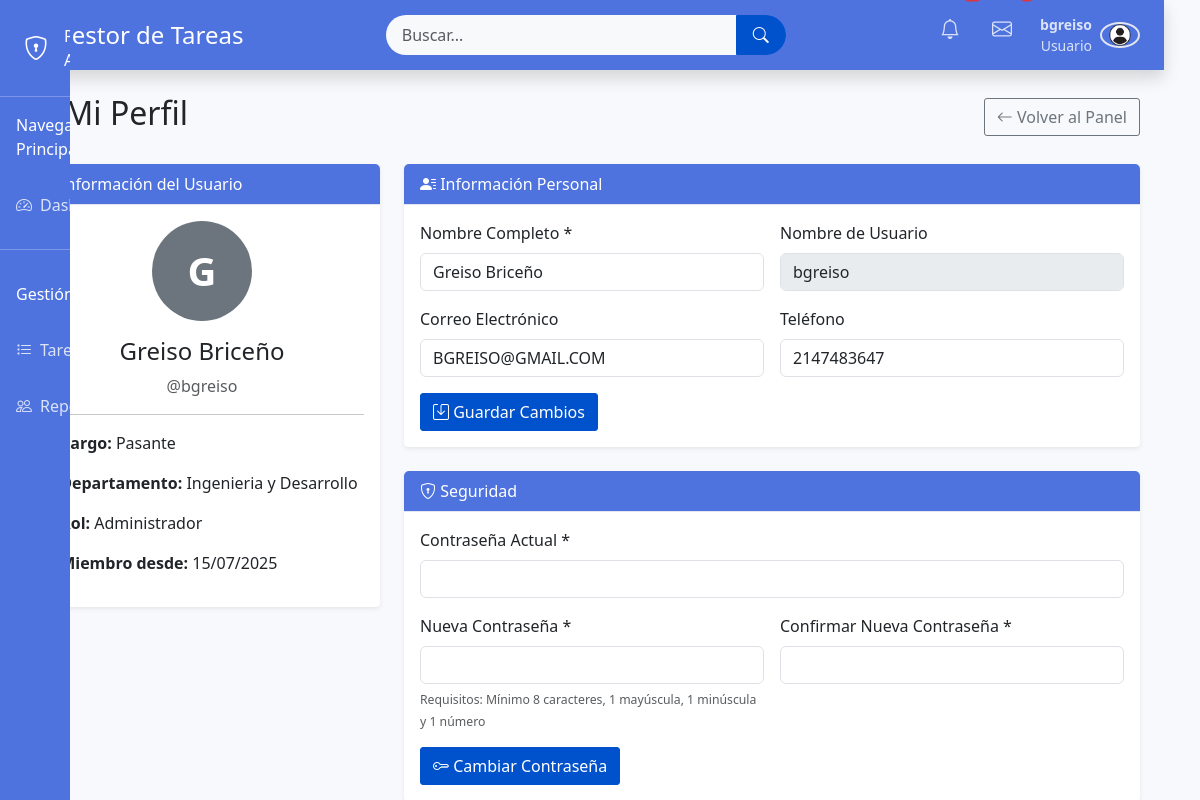
Screenshot of /perfil.php (signed in) with the database file from the repository.
### tables this page shows
CREATE TABLE `usuarios` (
  `id_usuario` int(11) NOT NULL,
  `nombre` varchar(100) NOT NULL,
  `usuario` varchar(50) NOT NULL,
  `contraseña` varchar(255) NOT NULL,
  `email` varchar(255) NOT NULL,
  `telefono` int(11) NOT NULL,
  `id_departamento` int(11) DEFAULT NULL,
  `id_cargo` int(11) DEFAULT NULL,
  `id_rol` int(11) DEFAULT NULL,
  `fecha_registro` datetime DEFAULT CURRENT_TIMESTAMP,
  `ultimo_acceso` datetime DEFAULT NULL
);

CREATE TABLE `cargos` (
  `id_cargo` int(11) NOT NULL,
  `id_departamento` int(11) NOT NULL,
  `nombre` varchar(100) NOT NULL
);

CREATE TABLE `departamentos` (
  `id_departamento` int(11) NOT NULL,
  `nombre` varchar(100) NOT NULL
);

CREATE TABLE `roles` (
  `id_rol` int(11) NOT NULL,
  `nombre` varchar(50) NOT NULL
);

### perfil.php (the view, shortened to what this page needs)
<?php
require_once 'config.php';
$query = $conexion->prepare("SELECT u.*, d.nombre as departamento, c.nombre as cargo, r.nombre as rol
                           FROM usuarios u
                           LEFT JOIN departamentos d ON u.id_departamento = d.id_departamento
                           LEFT JOIN cargos c ON u.id_cargo = c.id_cargo
                           LEFT JOIN roles r ON u.id_rol = r.id_rol
                           WHERE u.id_usuario = ?");
$query->bind_param("i", $_SESSION['id_usuario']);
$query->execute();
$resultado = $query->get_result();
$usuario = $resultado->fetch_assoc();
include 'header.php';
?>
<div class="container mt-4">
    <div class="d-flex justify-content-between align-items-center mb-4">
        <h2><i class="bi bi-person-circle"></i> Mi Perfil</h2>
        <a href="panel_control.php" class="btn btn-outline-secondary">
            <i class="bi bi-arrow-left"></i> Volver al Panel
        </a>
    </div>
    <div class="row">
        <div class="col-md-4 mb-4">
            <div class="card shadow-sm">
                <div class="card-header bg-primary text-white">
                    <i class="bi bi-info-circle"></i> Información del Usuario
                </div>
                <div class="card-body text-center">
                    <div class="mb-3">
                        <div class="avatar bg-secondary text-white d-inline-flex align-items-center justify-content-center rounded-circle"
                             style="width: 100px; height: 100px; font-size: 2.5rem;">
                            <?= strtoupper(substr($usuario['nombre'], 0, 1)) ?>
                        </div>
                    </div>
                    <h4><?= htmlspecialchars($usuario['nombre']) ?></h4>
                    <p class="text-muted mb-1">@<?= htmlspecialchars($usuario['usuario']) ?></p>
                    <hr>
                    <div class="text-start">
                        <p><strong><i class="bi bi-briefcase"></i> Cargo:</strong> <?= htmlspecialchars($usuario['cargo'] ?? 'No especificado') ?></p>
                        <p><strong><i class="bi bi-building"></i> Departamento:</strong> <?= htmlspecialchars($usuario['departamento'] ?? 'No especificado') ?></p>
                        <p><strong><i class="bi bi-shield"></i> Rol:</strong> <?= htmlspecialchars($usuario['rol']) ?></p>
                        <p><strong><i class="bi bi-calendar"></i> Miembro desde:</strong> <?= date('d/m/Y', strtotime($usuario['fecha_registro'])) ?></p>
                    </div>
                </div>
            </div>
        </div>
        <div class="col-md-8">
            <div class="card mb-4 shadow-sm">
                <div class="card-header bg-primary text-white">
                    <i class="bi bi-person-lines-fill"></i> Información Personal
                </div>
                <div class="card-body">
                    <form method="post">
                        <div class="row g-3">
                            <div class="col-md-6">
                                <label for="nombre" class="form-label">Nombre Completo *</label>
                                <input type="text" class="form-control" id="nombre" name="nombre"
                                       value="<?= htmlspecialchars($usuario['nombre']) ?>" required>
                            </div>
                            <div class="col-md-6">
                                <label for="usuario" class="form-label">Nombre de Usuario</label>
                                <input type="text" class="form-control" id="usuario"
                                       value="<?= htmlspecialchars($usuario['usuario']) ?>" disabled>
                            </div>
                            <div class="col-md-6">
                                <label for="email" class="form-label">Correo Electrónico</label>
                                <input type="email" class="form-control" id="email" name="email"
                                       value="<?= htmlspecialchars($usuario['email'] ?? '') ?>">
                            </div>
                            <div class="col-md-6">
                                <label for="telefono" class="form-label">Teléfono</label>
                                <input type="tel" class="form-control" id="telefono" name="telefono"
                                       value="<?= htmlspecialchars($usuario['telefono'] ?? '') ?>">
                            </div>
                            <div class="col-12 mt-3">
                                <button type="submit" name="actualizar_perfil" class="btn btn-primary">
                                    <i class="bi bi-save"></i> Guardar Cambios
                                </button>
                            </div>
                        </div>
                    </form>
                </div>
            </div>
            <div class="card shadow-sm">
                <div class="card-header bg-primary text-white">
                    <i class="bi bi-shield-lock"></i> Seguridad
                </div>
                <div class="card-body">
                    <form method="post" class="needs-validation" novalidate>
                        <div class="row g-3">
                            <div class="col-12">
                                <label for="contrasena_actual" class="form-label">Contraseña Actual *</label>
                                <input type="password" class="form-control" id="contrasena_actual" name="contrasena_actual" required>
                            </div>
                            <div class="col-md-6">
                                <label for="nueva_contrasena" class="form-label">Nueva Contraseña *</label>
                                <input type="password" class="form-control" id="nueva_contrasena" name="nueva_contrasena" required
                                       pattern="(?=.*\d)(?=.*[a-z])(?=.*[A-Z]).{8,}">
                                <div class="form-text">
                                    <small>Requisitos: Mínimo 8 caracteres, 1 mayúscula, 1 minúscula y 1 número</small>
                                </div>
                            </div>
                            <div class="col-md-6">
                                <label for="confirmar_contrasena" class="form-label">Confirmar Nueva Contraseña *</label>
                                <input type="password" class="form-control" id="confirmar_contrasena" name="confirmar_contrasena" required>
                            </div>
                            <div class="col-12 mt-3">
                                <button type="submit" name="cambiar_contrasena" class="btn btn-primary">
                                    <i class="bi bi-key"></i> Cambiar Contraseña
                                </button>
                            </div>
                        </div>
                    </form>
                </div>
            </div>
        </div>
    </div>
</div>
<?php include 'footer.php'; ?>

### admin.css (style rules this page uses)
body { background-color: #f8f9fc; overflow-x: hidden; }
.card { border: none; border-radius: 0.35rem; box-shadow: 0 0.15rem 1.75rem 0 rgba(58, 59, 69, 0.15); }
.card-header { background-color: #f8f9fc; border-bottom: 1px solid #e3e6f0; }
.bg-primary { background-color: #4e73df !important; }
.card-header.bg-primary { background-color: #4e73df !important; }
.btn { border-radius: 3px; font-weight: 500; }
.btn-primary { background-color: #0052cc; border-color: #0052cc; }
.card { border-radius: 4px; box-shadow: 0 1px 2px rgba(9, 30, 66, 0.25); }
.avatar { font-weight: bold; }

### rows the page displays
usuarios: nombre "G", nombre "Greiso Briceño", usuario "bgreiso", id_cargo.nombre "Pasante", id_departamento.nombre "Ingenieria y Desarrollo", id_rol.nombre "Administrador", fecha_registro "15/07/2025", email "BGREISO@GMAIL.COM", telefono "2147483647"

### other values shown
$nombreUsuario "bgreiso"
